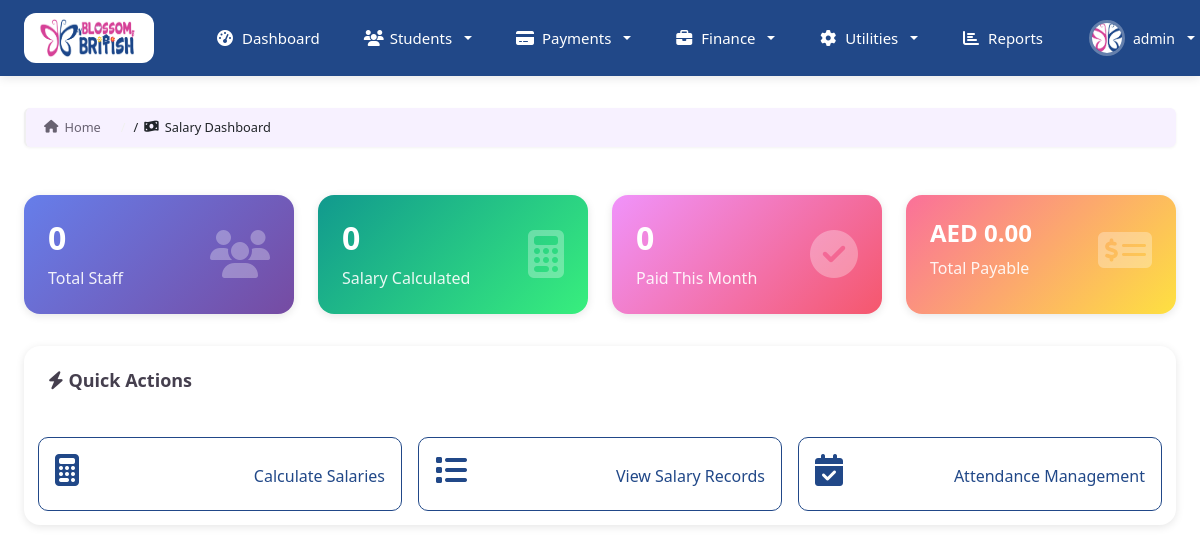
The app's page /utils/salary/ (signed in), older data.
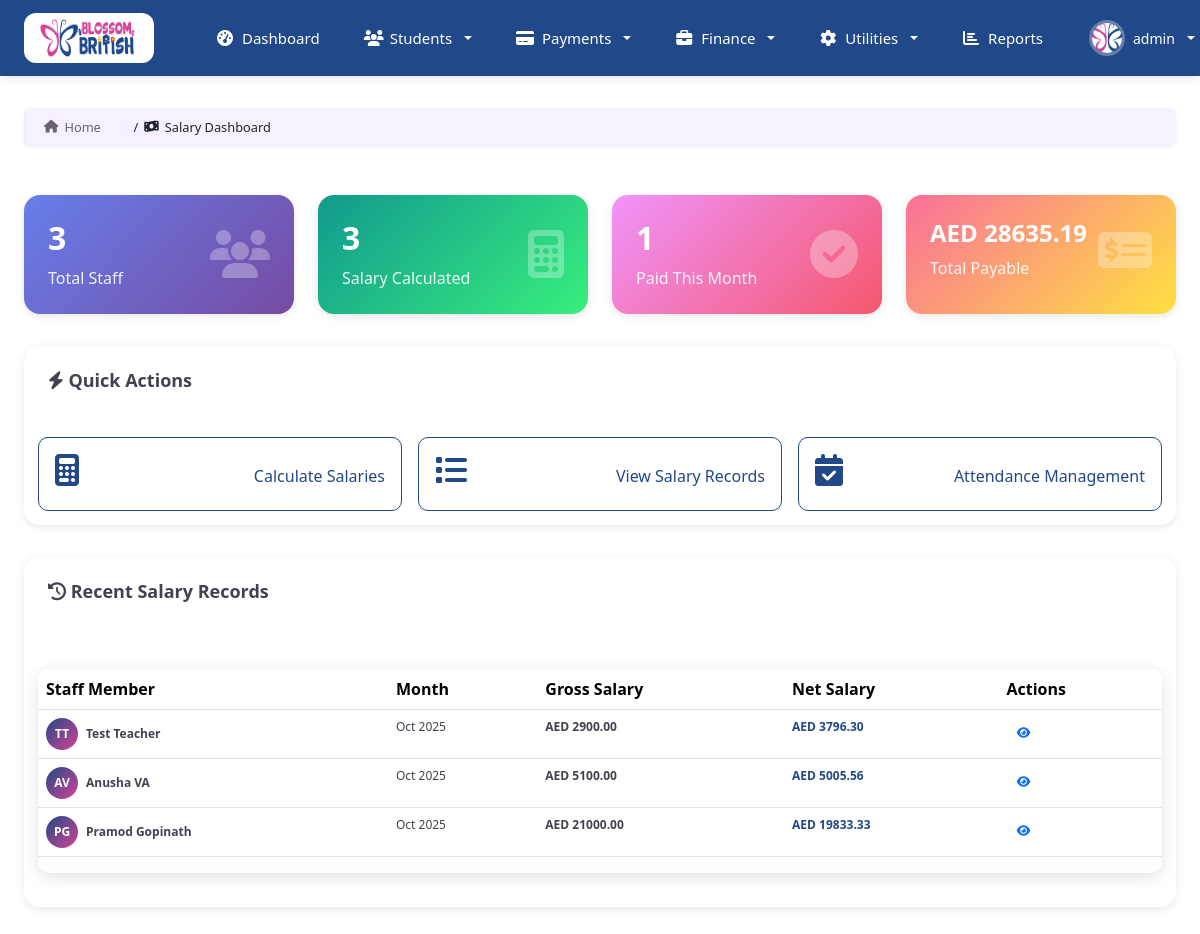
The same page, newer data.
### utils/models.py (models this page shows, shortened)
class MonthlySalary(models.Model):
    PAYMENT_STATUS_CHOICES = [
        ('pending', 'Pending'),
        ('processed', 'Processed'),
        ('paid', 'Paid'),
        ('hold', 'On Hold'),
    ]
    teacher = models.ForeignKey('Teacher', on_delete=models.CASCADE, related_name='monthly_salaries')
    month = models.IntegerField(validators=[MinValueValidator(1), MaxValueValidator(12)])
    year = models.IntegerField(validators=[MinValueValidator(2020)])
    basic_salary = models.DecimalField(max_digits=10, decimal_places=2)
    accommodation_allowance = models.DecimalField(max_digits=10, decimal_places=2, default=0)
    transportation_allowance = models.DecimalField(max_digits=10, decimal_places=2, default=0)
    gross_salary = models.DecimalField(max_digits=10, decimal_places=2, editable=False)
    total_working_days = models.IntegerField(default=0)  # Excludes Sundays
    days_present = models.IntegerField(default=0)
    days_absent = models.IntegerField(default=0)
    half_days = models.IntegerField(default=0)
    bonus = models.DecimalField(max_digits=10, decimal_places=2, default=0,
                               help_text="Performance bonus or incentives")
    overtime_pay = models.DecimalField(max_digits=10, decimal_places=2, default=0,
                                      help_text="Overtime payment")
    other_additions = models.DecimalField(max_digits=10, decimal_places=2, default=0,
                                         help_text="Any other additions")
    other_additions_remarks = models.CharField(max_length=200, blank=True,
                                              help_text="Remarks for other additions")
    total_additions = models.DecimalField(max_digits=10, decimal_places=2, editable=False, default=0)
    absence_deduction = models.DecimalField(max_digits=10, decimal_places=2, default=0)
    other_deductions = models.DecimalField(max_digits=10, decimal_places=2, default=0,
                                          help_text="Any other deductions")
    other_deductions_remarks = models.CharField(max_length=200, blank=True,
                                               help_text="Remarks for other deductions")
    total_deductions = models.DecimalField(max_digits=10, decimal_places=2, editable=False)
    net_salary = models.DecimalField(max_digits=10, decimal_places=2, editable=False)
    payment_status = models.CharField(max_length=20, choices=PAYMENT_STATUS_CHOICES, default='pending')
    payment_date = models.DateField(null=True, blank=True)
    payment_method = models.CharField(max_length=50, blank=True,
                                     help_text="e.g., Bank Transfer, Cash, Cheque")
    payment_reference = models.CharField(max_length=100, blank=True)
    remarks = models.TextField(blank=True)
    calculated_at = models.DateTimeField(auto_now_add=True)
    updated_at = models.DateTimeField(auto_now=True)
    class Meta:
        ordering = ['-year', '-month']
        unique_together = ['teacher', 'month', 'year']
        verbose_name = 'Monthly Salary'
        verbose_name_plural = 'Monthly Salaries'
        indexes = [
            models.Index(fields=['teacher', 'month', 'year']),
            models.Index(fields=['payment_status']),
        ]
    def get_month_name(self):
        months = ['Jan', 'Feb', 'Mar', 'Apr', 'May', 'Jun',
                 'Jul', 'Aug', 'Sep', 'Oct', 'Nov', 'Dec']
        return months[self.month - 1]

class Teacher(models.Model):
    POSITION_CHOICES = [
        ('nursery_teacher', 'Nursery Teacher'),
        ('assistant_teacher', 'Assistant Teacher'),
        ('head_teacher', 'Head Teacher'),
        ('manager', 'Manager'),
        ('admin_staff', 'Administrative Staff'),
        ('support_staff', 'Support Staff'),
    ]
    STATUS_CHOICES = [
        ('active', 'Active'),
        ('on_probation', 'On Probation'),
        ('on_leave', 'On Leave'),
        ('resigned', 'Resigned'),
        ('terminated', 'Terminated'),
    ]
    GENDER_CHOICES = [
        ('male', 'Male'),
        ('female', 'Female'),
        ('other', 'Other'),
    ]
    teacher_id = models.CharField(max_length=20, unique=True, editable=False)
    first_name = models.CharField(max_length=100)
    last_name = models.CharField(max_length=100)
    full_name = models.CharField(max_length=200, blank=True)
    gender = models.CharField(max_length=10, choices=GENDER_CHOICES)
    date_of_birth = models.DateField(null=True, blank=True)
    nationality = models.CharField(max_length=100)
    religion = models.CharField(max_length=100, blank=True)
    emirates_id = models.CharField(max_length=20, blank=True, unique=True, null=True)
    passport_number = models.CharField(max_length=50, blank=True)
    email = models.EmailField(unique=True)
    phone_number = models.CharField(max_length=20)
    alternative_phone = models.CharField(max_length=20, blank=True)
    full_address = models.TextField()
    city = models.CharField(max_length=100)
    po_box = models.CharField(max_length=20, blank=True)
    position = models.CharField(max_length=50, choices=POSITION_CHOICES)
    start_date = models.DateField()
    end_date = models.DateField(null=True, blank=True)
    reporting_to = models.CharField(max_length=100, default='Nursery Manager')
    work_location = models.CharField(max_length=200, default='Blossom British Kids Center, Al Jurf, Ajman')
    working_hours_start = models.TimeField(default='08:00')
    working_hours_end = models.TimeField(default='17:00')
    working_days = models.CharField(max_length=100, default='Monday to Saturday')
    basic_salary = models.DecimalField(max_digits=10, decimal_places=2, validators=[MinValueValidator(0)])
    accommodation_allowance = models.DecimalField(max_digits=10, decimal_places=2, default=0, validators=[MinValueValidator(0)])
    transportation_allowance = models.DecimalField(max_digits=10, decimal_places=2, default=0, validators=[MinValueValidator(0)])
    total_salary = models.DecimalField(max_digits=10, decimal_places=2, editable=False)
    probation_period_months = models.IntegerField(default=6, validators=[MinValueValidator(1), MaxValueValidator(12)])
    annual_leave_days = models.IntegerField(default=30)
    highest_qualification = models.CharField(max_length=200)
    years_of_experience = models.IntegerField(validators=[MinValueValidator(0)])
    certifications = models.TextField(blank=True, help_text="List all relevant certifications")
    languages_spoken = models.CharField(max_length=200, blank=True)
    photo = models.ImageField(upload_to='teacher_photos/', blank=True, null=True)
    cv_document = models.FileField(upload_to='teacher_documents/cv/', blank=True, null=True)
    qualification_certificates = models.FileField(upload_to='teacher_documents/certificates/', blank=True, null=True)
    emirates_id_copy = models.FileField(upload_to='teacher_documents/emirates_id/', blank=True, null=True)
    passport_copy = models.FileField(upload_to='teacher_documents/passport/', blank=True, null=True)
    emergency_contact_name = models.CharField(max_length=100)
    emergency_contact_relationship = models.CharField(max_length=50)
    emergency_contact_phone = models.CharField(max_length=20)
    reference_1_name = models.CharField(max_length=100, blank=True)
    reference_1_contact = models.CharField(max_length=100, blank=True)
    reference_2_name = models.CharField(max_length=100, blank=True)
    reference_2_contact = models.CharField(max_length=100, blank=True)
    status = models.CharField(max_length=20, choices=STATUS_CHOICES, default='on_probation')
    is_active = models.BooleanField(default=True)
    offer_accepted = models.BooleanField(default=True)
    offer_acceptance_date = models.DateField(null=True, blank=True)
    contract_signed = models.BooleanField(default=False)
    contract_signed_date = models.DateField(null=True, blank=True)
    notes = models.TextField(blank=True)
    created_at = models.DateTimeField(auto_now_add=True)
    updated_at = models.DateTimeField(auto_now=True)
    class Meta:
        ordering = ['-created_at']
        verbose_name = 'Teacher/Staff'
        verbose_name_plural = 'Teachers/Staff'

### home/decorators.py (the view)
    def wrapper_func(request, *args, **kwargs):
        if request.user.is_authenticated:
            return view_func(request,*args,**kwargs)
        else:
            messages.info(request,"You are not logged in please login to continue")
            return redirect("signin")

### home/context_processors.py (called while the page is built)
def user_context(request):
    if isinstance(request.user, AnonymousUser):
        return {}
    return {
        'user_full_name': f"{request.user.first_name} {request.user.last_name}".strip(),
        'user_initials': f"{request.user.first_name[:1]}{request.user.last_name[:1]}".upper() if request.user.first_name and request.user.last_name else request.user.username[:2].upper(),
        'user_role_display': request.user.role.title() if hasattr(request.user, 'role') else 'User',
    }

### templates/salary/dashboard.html (shortened to what the changed rows need)
{% extends 'auth_templates/index.html' %}
{% load static %}
{% block content %}
<div class="students-container">
    <div style="display: grid; grid-template-columns: repeat(auto-fit, minmax(250px, 1fr)); gap: 1.5rem; margin-bottom: 2rem;">
        <div class="dashboard-card-1" style="background: linear-gradient(135deg, #667eea 0%, #764ba2 100%); color: white;">
            <div style="padding: 1.5rem;">
                <div style="display: flex; justify-content: space-between; align-items: center;">
                    <div>
                        <h3 style="margin: 0; font-size: 2rem; font-weight: bold;">{{ total_staff }}</h3>
                        <p style="margin: 0.5rem 0 0; opacity: 0.9;">Total Staff</p>
                    </div>
                </div>
            </div>
        </div>
        <div class="dashboard-card-1" style="background: linear-gradient(135deg, #11998e 0%, #38ef7d 100%); color: white;">
            <div style="padding: 1.5rem;">
                <div style="display: flex; justify-content: space-between; align-items: center;">
                    <div>
                        <h3 style="margin: 0; font-size: 2rem; font-weight: bold;">{{ calculated_count }}</h3>
                        <p style="margin: 0.5rem 0 0; opacity: 0.9;">Salary Calculated</p>
                    </div>
                </div>
            </div>
        </div>
        <div class="dashboard-card-1" style="background: linear-gradient(135deg, #f093fb 0%, #f5576c 100%); color: white;">
            <div style="padding: 1.5rem;">
                <div style="display: flex; justify-content: space-between; align-items: center;">
                    <div>
                        <h3 style="margin: 0; font-size: 2rem; font-weight: bold;">{{ paid_count }}</h3>
                        <p style="margin: 0.5rem 0 0; opacity: 0.9;">Paid This Month</p>
                    </div>
                </div>
            </div>
        </div>
        <div class="dashboard-card-1" style="background: linear-gradient(135deg, #fa709a 0%, #fee140 100%); color: white;">
            <div style="padding: 1.5rem;">
                <div style="display: flex; justify-content: space-between; align-items: center;">
                    <div>
                        <h3 style="margin: 0; font-size: 1.5rem; font-weight: bold;">AED {{ total_payable|floatformat:2 }}</h3>
                        <p style="margin: 0.5rem 0 0; opacity: 0.9;">Total Payable</p>
                    </div>
                </div>
            </div>
        </div>
    </div>
    {% if recent_salaries %}
    <div class="dashboard-card-1" style="margin-top: 2rem;">
        <div class="card-header">
            <h3><i class="fas fa-history"></i> Recent Salary Records</h3>
        </div>
        <div class="card-content">
            <div class="table-responsive-1">
                <table class="display table ">
                    <thead>
                        <tr>
                            <th>Staff Member</th>
                            <th>Month</th>
                            <th>Gross Salary</th>
                            <th>Net Salary</th>
                            <th>Actions</th>
                        </tr>
                    </thead>
                    <tbody>
                        {% for salary in recent_salaries %}
                        <tr>
                            <td>
                                <div style="display: flex; align-items: center; gap: 8px;">
                                    <div class="avatar">
                                        {{ salary.teacher.first_name|first }}{{ salary.teacher.last_name|first }}
                                    </div>
                                    <strong style="color: var(--e-global-color-text); font-size: 12px;">{{ salary.teacher.full_name }}</strong>
                                </div>
                            </td>
                            <td style="color: var(--e-global-color-text); font-size: 12px;">
                                {{ salary.get_month_name }} {{ salary.year }}
                            </td>
                            <td style="color: var(--e-global-color-text); font-size: 12px; font-weight: 600;">
                                AED {{ salary.gross_salary|floatformat:2 }}
                            </td>
                            <td style="color: var(--e-global-color-primary); font-size: 12px; font-weight: 600;">
                                AED {{ salary.net_salary|floatformat:2 }}
                            </td>
                            <td>
                                <a href="{% url 'salary_detail' salary.id %}" title="View Details">
                                    <i class="fas fa-eye"></i>
                                </a>
                            </td>
                        </tr>
                        {% endfor %}
                    </tbody>
                </table>
            </div>
        </div>
    </div>
    {% endif %}
</div>
{% endblock %}

Row changes from the older to the newer data that the page shows:
added MonthlySalary: teacher.first_name|first "T", teacher.last_name|first "T", teacher.full_name "Test Teacher", get_month_name "Oct", year "2025", gross_salary "2900.00", net_salary "3796.30"
added MonthlySalary: teacher.first_name|first "A", teacher.last_name|first "V", teacher.full_name "Anusha VA", get_month_name "Oct", year "2025", gross_salary "5100.00", net_salary "5005.56"
added MonthlySalary: teacher.first_name|first "P", teacher.last_name|first "G", teacher.full_name "Pramod Gopinath", get_month_name "Oct", year "2025", gross_salary "21000.00", net_salary "19833.33"
Text that changed along with them:
{{ total_staff }}: "0" → "3"
{{ calculated_count }}: "0" → "3"
{{ paid_count }}: "0" → "1"
{{ total_payable|floatformat:2 }}: "0.00" → "28635.19"
text now shown: "Recent Salary Records Staff Member Month Gross Salary Net Salary Actions"
